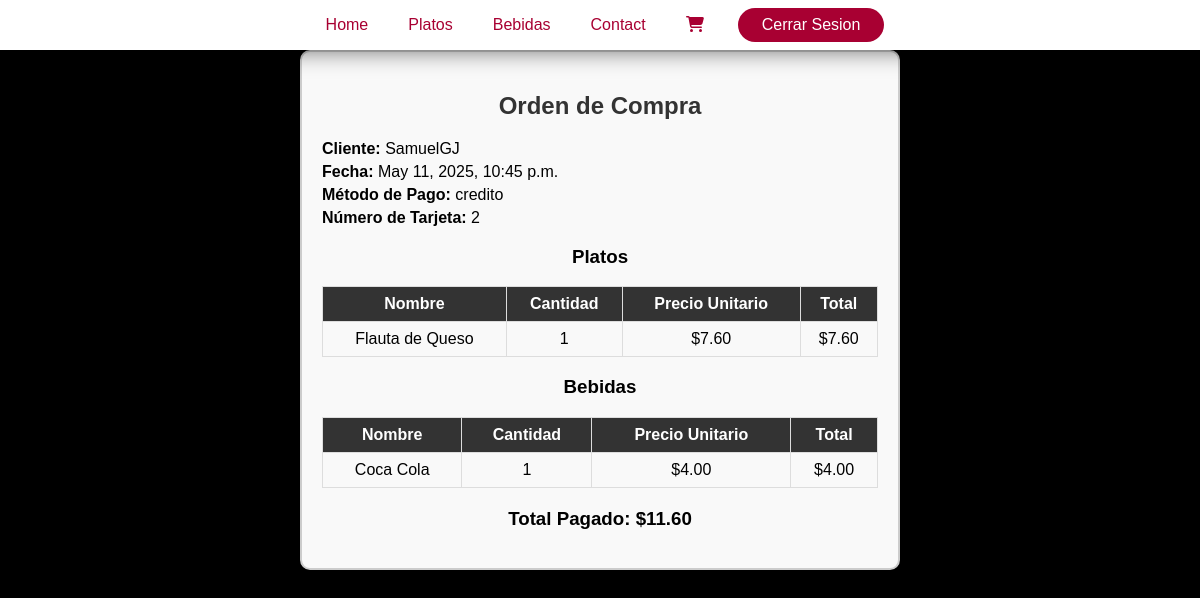
The page /orden/orden/10/ (signed in) on the database its author committed.
### orden/models.py (models this page shows)
class Orden(models.Model):
    METODO_PAGO_CHOICES = [
        ('CREDITO', 'Tarjeta de Crédito'),
        ('DEBITO', 'Tarjeta de Débito'),
    ]
    usuario = models.ForeignKey(settings.AUTH_USER_MODEL, on_delete=models.CASCADE)
    monto_total = models.DecimalField(max_digits=10, decimal_places=2)
    metodo_pago = models.CharField(max_length=20, choices=METODO_PAGO_CHOICES)
    numero_tarjeta = models.CharField(max_length=16)
    fecha_creacion = models.DateTimeField(auto_now_add=True)

class OrdenPlato(models.Model):
    orden = models.ForeignKey(Orden, on_delete=models.CASCADE)
    plato = models.ForeignKey(Plato, on_delete=models.CASCADE)
    cantidad = models.PositiveIntegerField()
    @property
    def total(self):
        return self.cantidad * self.plato.precio

class OrdenBebida(models.Model):
    orden = models.ForeignKey(Orden, on_delete=models.CASCADE)
    bebida = models.ForeignKey(Bebida, on_delete=models.CASCADE)
    cantidad = models.PositiveIntegerField()
    @property
    def total(self):
        return self.cantidad * self.bebida.precio

### usuario/models.py (models this page shows, shortened)
class Usuario(AbstractUser):
    email = models.EmailField(max_length=50, unique=True)
    numDocumento = models.CharField(max_length=10, unique=True)
    celular = models.CharField(max_length=10)
    direccion = models.CharField(max_length=100)
    USERNAME_FIELD = "email"
    REQUIRED_FIELDS = ["numDocumento", "username"]

### menu/models.py (models this page shows, shortened)
class Plato(models.Model):
    idPlato = models.CharField(max_length=30, primary_key= True)
    nombre = models.CharField(max_length=100)
    descripcion = models.TextField()
    precio = models.FloatField()
    categoria = models.CharField(max_length=20, choices=[('Combo', 'Combo'), ('Plato Fuerte', 'Plato Fuerte')])
    imagen = models.ImageField(upload_to='plato/', blank=True, null=True)

class Bebida(models.Model):
    idBebida = models.CharField(max_length=30, primary_key= True)
    nombre = models.CharField(max_length=100)
    descripcion = models.TextField()
    precio = models.FloatField()
    categoria = models.CharField(max_length=20, choices=[('Gaseosa', 'Gaseosa'), ('Agua', 'Agua')])
    cantidad = models.CharField(max_length=10, choices=[('237 ml', '237 ml'), ('280 ml', '280 ml')])
    imagen = models.ImageField(upload_to='bebida/', blank=True, null=True)

### orden/views.py (the view)
# urls.py: path('orden/<int:orden_id>/', DetalleOrdenView.as_view(), name='detalle_orden'),
class DetalleOrdenView(View):
    @method_decorator(login_required)
    def get(self, request, orden_id, *args, **kwargs):
        print(f"Mostrando orden con ID: {orden_id}")  # Debug
        try:
            orden = Orden.objects.get(id=orden_id, usuario=request.user)
        except Orden.DoesNotExist:
            print("Error: Orden no encontrada")  # Debug
            return redirect('ver_carrito')
        return render(request, 'orden.html', {'orden': orden})

### usuario/context_processors.py (called while the page is built)
def base_template(request):
    if request.user.is_authenticated:
        return {'base_template': 'base_loged.html'}
    return {'base_template': 'base.html'}

### orden/templates/orden.html (shortened to what this page needs)
{% extends 'base_loged.html' %}
{% load static %}
{% load tz %}
{% load humanize %}
{% block content %}
<head>
</head>
<body>
    <div class="orden-container">
        <h2>Orden de Compra</h2>
        <div class="orden-info">
            <p><strong>Cliente:</strong> {{ orden.usuario.username }}</p>
            <p><strong>Fecha:</strong> {% localtime on %}{{ orden.fecha_creacion|date:"F j, Y, g:i a" }}{% endlocaltime %}</p>
            <p><strong>Método de Pago:</strong> {{ orden.get_metodo_pago_display }}</p>
            <p><strong>Número de Tarjeta:</strong> {{ orden.numero_tarjeta }}</p>
        </div>
        <h3>Platos</h3>
        <table>
            <tr>
                <th>Nombre</th>
                <th>Cantidad</th>
                <th>Precio Unitario</th>
                <th>Total</th>
            </tr>
            {% for item in orden.ordenplato_set.all %}
            <tr>
                <td>{{ item.plato.nombre }}</td>
                <td>{{ item.cantidad }}</td>
                <td>${{ item.plato.precio|floatformat:2 }}</td>
                <td>${{ item.total|floatformat:2 }}</td>
            </tr>
            {% endfor %}
        </table>
        <h3>Bebidas</h3>
        <table>
            <tr>
                <th>Nombre</th>
                <th>Cantidad</th>
                <th>Precio Unitario</th>
                <th>Total</th>
            </tr>
            {% for item in orden.ordenbebida_set.all %}
            <tr>
                <td>{{ item.bebida.nombre }}</td>
                <td>{{ item.cantidad }}</td>
                <td>${{ item.bebida.precio|floatformat:2 }}</td>
                <td>${{ item.total|floatformat:2 }}</td>
            </tr>
            {% endfor %}
        </table>
        <h3 class="total">Total Pagado: ${{ orden.monto_total }}</h3>
    </div>
</body>
{% endblock %}

### taco_factory/static/base/styles.css (style rules this page uses)
body { margin: 0; font-family: sans-serif; box-sizing: border-box; background-color: #000; color: #fff; }
div, header, nav, ul, li, a, p, h1, h2, img { box-sizing: border-box; }

### orden/templates/orden.html (style rules this page uses)
body { color: black; }
.orden-container { max-width: 600px; margin: auto; padding: 20px; border: 2px solid #ccc; border-radius: 10px; background-color: #f9f9f9; text-align: center; }
h2 { color: #333; }
.orden-info { text-align: left; margin-top: 10px; }
.orden-info p { margin: 5px 0; }
table { width: 100%; border-collapse: collapse; margin-top: 15px; }
th, td { border: 1px solid #ddd; padding: 8px; text-align: center; color: black; }
th { background-color: #333; color: white; }
.total { font-weight: bold; margin-top: 20px; }

### rows shown on the page
Orden: usuario.username "SamuelGJ", fecha_creacion "May 11, 2025, 10:45 p.m.", metodo_pago "credito", numero_tarjeta "2", monto_total "11.60"
OrdenPlato: plato.nombre "Flauta de Queso", cantidad "1", plato.precio "7.60", total "7.60"
OrdenBebida: bebida.nombre "Coca Cola", cantidad "1", bebida.precio "4.00", total "4.00"
